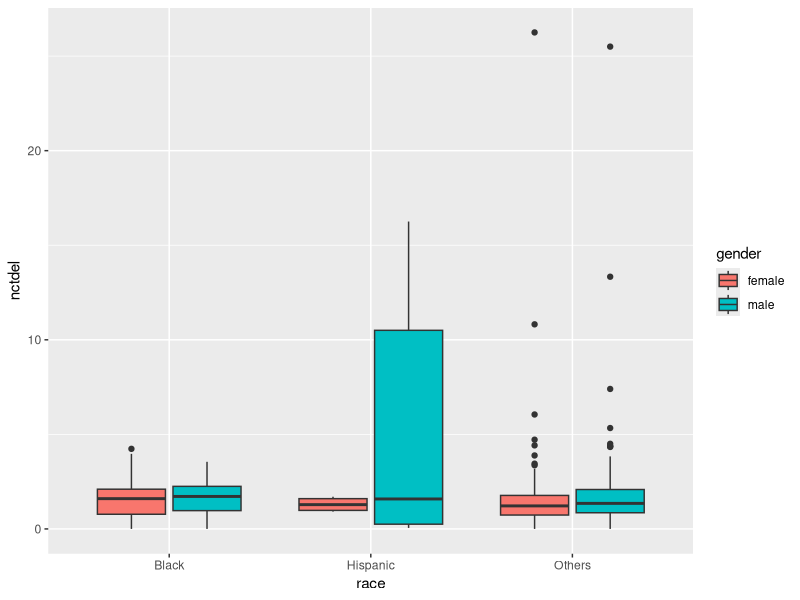
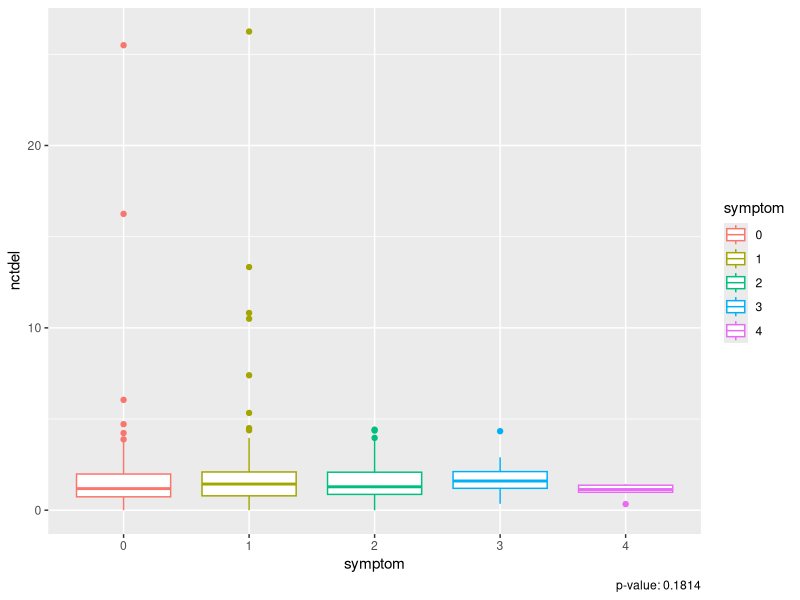
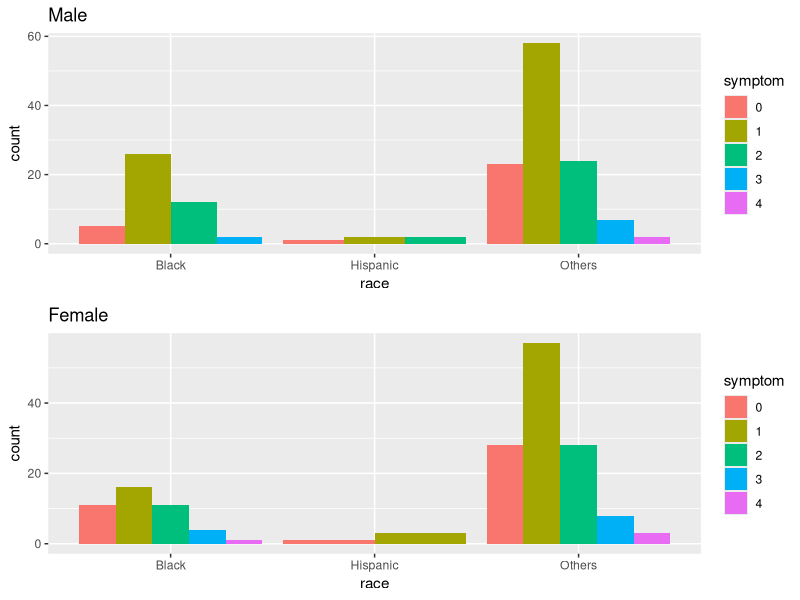
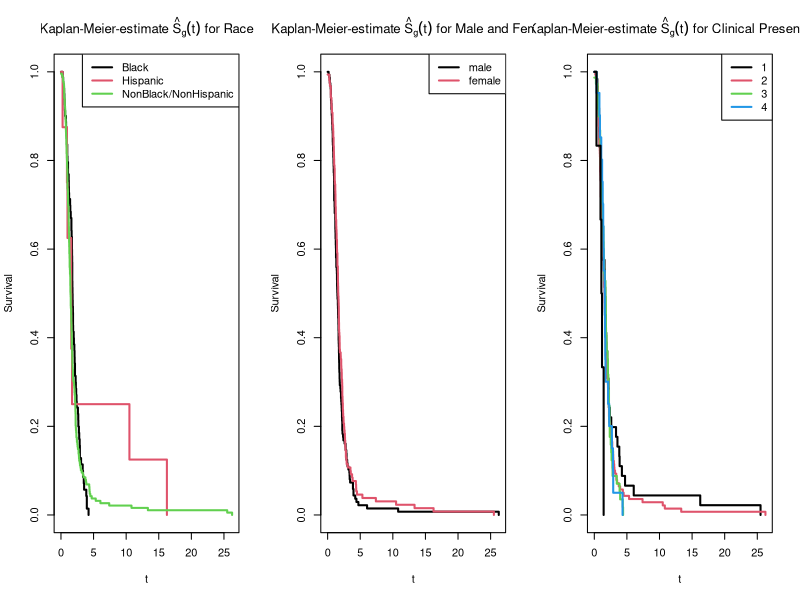

Reproduce these figures in R, in order.
## ---- chunk 1
knitr::opts_chunk$set(echo = FALSE, warning = FALSE)
library(ggplot2)
library(survival)
library(gridExtra)

dat <- read.table("kellydat.txt", header=T)

## ---- chunk 2
missing_d <- (which(is.na(dat)))
#dat[missing_d,] # no NA's

dat$race = "Others"
dat$race[dat$black==1]="Black"
dat$race[dat$hisp==1]="Hispanic"
dat$gender = "male"
dat$gender[dat$male==0]="female"
dat$symptom = 0
dat$symptom[dat$sn1==1]=1
dat$symptom[dat$sn2==1]=2
dat$symptom[dat$sn3==1]=3
dat$symptom[dat$all4==1]=4

g1 <- ggplot(data = dat, aes(x=race,y=nctdel)) + geom_boxplot(aes(fill=gender))
g2 <- ggplot(data = dat, aes(x=as.factor(symptom), y=nctdel,color=as.factor(symptom))) +geom_boxplot() +labs(x="symptom",color="symptom")
g3 <- ggplot(data = dat, aes(x=race, y=symptom)) + geom_boxplot(aes(fill=gender))
g3m <- ggplot(data = dat[dat$gender=="male",], aes(x=race)) + geom_bar(aes(fill=as.factor(symptom)),position = "dodge") + labs(title="Male", fill="symptom")
g3f <- ggplot(data = dat[dat$gender=="female",], aes(x=race)) + geom_bar(aes(fill=as.factor(symptom)),position = "dodge") + labs(title="Female", fill="symptom")

g1
## ---- chunk 3
p2 <- summary(aov(data=dat, nctdel ~ symptom))[[1]][["Pr(>F)"]][1]
g2 + labs(caption = paste("p-value:", round(p2,4)))
## ---- chunk 4
grid.arrange(g3m, g3f, nrow=2)
## ---- chunk 5

## ---- chunk 6
par(mfrow=c(1,3))
dat.KM.race <- survfit(Surv(nctdel, fail) ~ race, type="kaplan-meier", conf.type="log", data=dat)

plot(dat.KM.race, main=expression(paste("Kaplan-Meier-estimate ", hat(S)[g](t), " for Race")),
     xlab="t", ylab="Survival", lwd=2, col=1:3)
legend(x="topright", col=1:3, lwd=2, legend=c("Black", "Hispanic", "NonBlack/NonHispanic"))


dat.KM.gender <- survfit(Surv(nctdel, fail) ~ male, type="kaplan-meier", conf.type="log", data=dat)

plot(dat.KM.gender, main=expression(paste("Kaplan-Meier-estimate ", hat(S)[g](t), " for Male and Female")),
     xlab="t", ylab="Survival", lwd=2, col=1:2)
legend(x="topright", col=1:2, lwd=2, legend=c("male", "female"))


dat.KM.symptom <- survfit(Surv(nctdel, fail) ~ symptom, type="kaplan-meier", conf.type="log", data=dat)

plot(dat.KM.symptom, main=expression(paste("Kaplan-Meier-estimate ", hat(S)[g](t), " for Clinical Presentation")),
     xlab="t", ylab="Survival", lwd=2, col=1:4)
legend(x="topright", col=1:4, lwd=2, legend=c("1", "2", "3", "4"))
